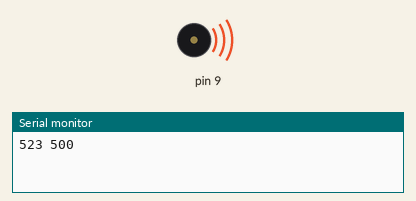
Simulated run of this sketch. Board: Arduino Uno, built with avr-gcc and run on an emulated ATmega328P. On the bench: buzzer (waves = sounding), the last lines printed to the serial monitor.

Above: at 0.1 s.
At 8.1 s:
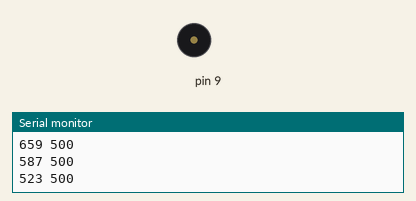
Timing chart, 0 to 9.6 s (numbered marks = the images above):
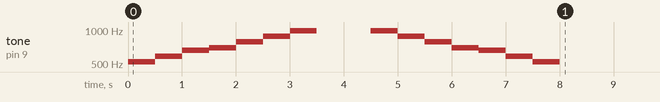

The sketch:

melodyGenerator.ino
```cpp
#define NOTE_C4 262
#define NOTE_SC4 277
#define NOTE_D4 294
#define NOTE_DS4 311
#define NOTE_E4 330
#define NOTE_F4 349
#define NOTE_FS4 370
#define NOTE_G4 392
#define NOTE_GS4 415
#define NOTE_A4 440
#define NOTE_AS4 466
#define NOTE_B4 494
#define NOTE_C5 523
#define NOTE_CS5 554
#define NOTE_D5 587
#define NOTE_E5 659
#define NOTE_F5 698
#define NOTE_FS5 740
#define NOTE_G5 784
#define NOTE_GS5 831
#define NOTE_A5 880
#define NOTE_AS5 932
#define NOTE_B5 988
#define NOTE_C6 1047
#define NOTE_CS6 1109
#define NOTE_D6 1175
#define NOTE_DS6 1245
#define NOTE_E6 1319
#define NOTE_F6 1397
#define NOTE_FS6 1480
#define NOTE_G6 1568
#define NOTE_GS6 1661
#define NOTE_A6 1760
#define NOTE_AS6 1865
#define NOTE_B6 1976
#define NOTE_PAUSE 0

int seq[][2] = {
  {NOTE_C5, 500},
  {NOTE_D5, 500},
  {NOTE_E5, 500},
  {NOTE_F5, 500},
  {NOTE_G5, 500},
  {NOTE_A5, 500},
  {NOTE_B5, 500},
  {NOTE_PAUSE, 1000},
  {NOTE_B5, 500},
  {NOTE_A5, 500},
  {NOTE_G5, 500},
  {NOTE_F5, 500},
  {NOTE_E5, 500},
  {NOTE_D5, 500},
  {NOTE_C5, 500},
};

void setup() {
  int n;

  Serial.begin(9600);

  for (n = 2; n < 9; n++) {
    pinMode(n, INPUT_PULLUP);
  }

  for (n = 0; n < sizeof(seq) / 4; n++) {
    if (seq[n][0])
      tone(9, seq[n][0], seq[n][1]);
    Serial.print(seq[n][0]);
    Serial.print(" ");
    Serial.println(seq[0][1]);
    delay(seq[n][1]);
  }

  noTone(9);
}

void loop() {
  // put your main code here, to run repeatedly:

}
```
